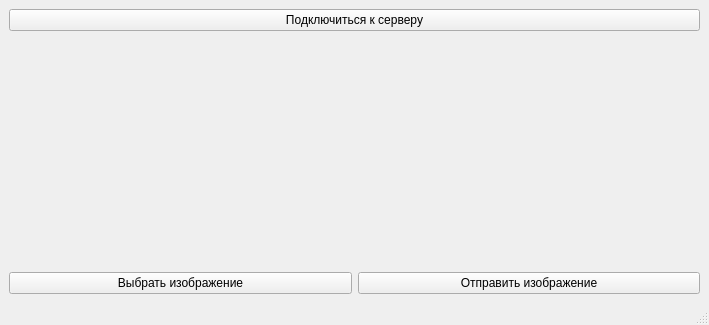
<?xml version="1.0" encoding="UTF-8"?>
<ui version="4.0">
 <class>MainWindow</class>
 <widget class="QMainWindow" name="MainWindow">
  <property name="geometry">
   <rect>
    <x>0</x>
    <y>0</y>
    <width>709</width>
    <height>325</height>
   </rect>
  </property>
  <property name="windowTitle">
   <string>MainWindow</string>
  </property>
  <widget class="QWidget" name="centralwidget">
   <layout class="QGridLayout" name="gridLayout">
    <item row="0" column="0" colspan="2">
     <widget class="QPushButton" name="pushButton">
      <property name="text">
       <string>Подключиться к серверу</string>
      </property>
     </widget>
    </item>
    <item row="1" column="0" colspan="2">
     <widget class="QLabel" name="label">
      <property name="text">
       <string/>
      </property>
     </widget>
    </item>
    <item row="2" column="0">
     <widget class="QPushButton" name="pushButton_2">
      <property name="text">
       <string>Выбрать изображение</string>
      </property>
     </widget>
    </item>
    <item row="2" column="1">
     <widget class="QPushButton" name="pushButton_3">
      <property name="text">
       <string>Отправить изображение</string>
      </property>
     </widget>
    </item>
   </layout>
  </widget>
  <widget class="QMenuBar" name="menubar">
   <property name="geometry">
    <rect>
     <x>0</x>
     <y>0</y>
     <width>709</width>
     <height>21</height>
    </rect>
   </property>
  </widget>
  <widget class="QStatusBar" name="statusbar"/>
 </widget>
 <resources/>
 <connections/>
</ui>
